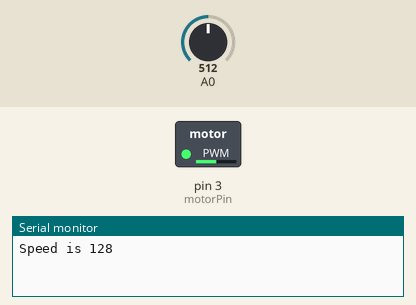
This sketch was run on a simulated Arduino Uno, built with avr-gcc and run on an emulated ATmega328P. Parts: switched loads named in the sketch (green lamp = pin HIGH), the last lines printed to the serial monitor. The inputs (shaded band) are chosen by the test bench; at power-on: A0 = 512.

Above: at 1.2 s.
1.3 s: A0 set to 716
At 2.5 s:
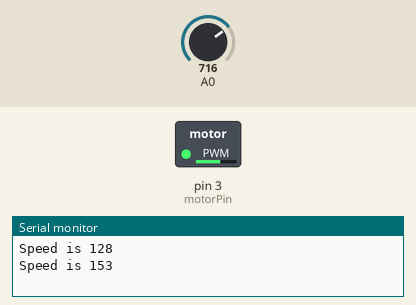
2.8 s: A0 set to 0
At 3.9 s:
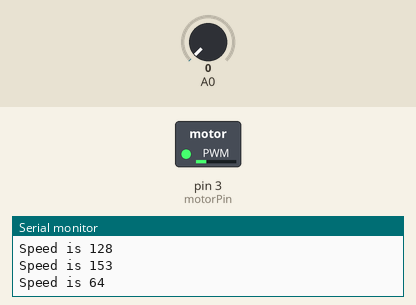
Timing chart, 0 to 5.8 s (numbered marks = the images above; inputs shaded):
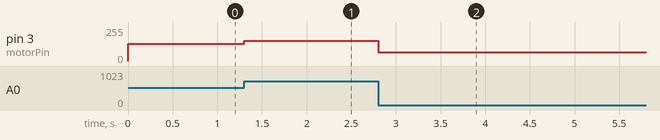

Measured:
- after the input at 1.3 s, pin 3 (motorPin): 128/255 → 153/255 at once
- after the input at 2.8 s, pin 3 (motorPin): 153/255 → 64/255 at once

The sketch:

Motor.ino
```cpp
/*
Adafruit Arduino - Lesson 13. DC Motor
*/


int motorPin = 3;

int motorSpeed = 128;

int sensorValue = 0;

int count = 0;


void setup()
{
  pinMode(motorPin, OUTPUT);
  Serial.begin(9600);

}


void loop()
{
  sensorValue = analogRead(0);

  //motorSpeed = (1023 - sensorValue) / 4;
  motorSpeed = 64 + (sensorValue) / 8;

  count++;

  if (count % 10 == 0)
  {
    Serial.print("Speed is ");
    Serial.println(motorSpeed);
  }

  if (motorSpeed >= 0 && motorSpeed <= 255)
  {
    analogWrite(motorPin, motorSpeed);
  }

  delay(100);
}
```
